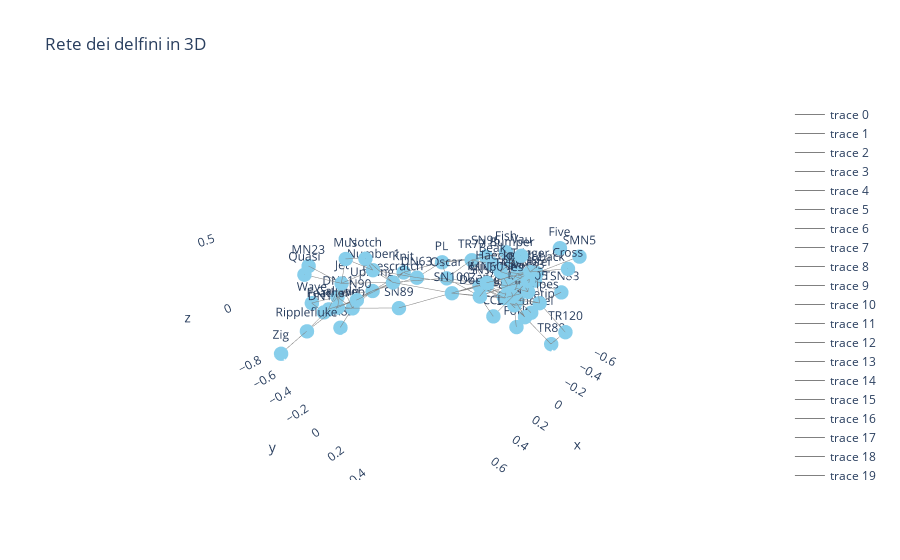

The notebook cell this image was saved under:
### Code cell
# Creare layout 3D per la rete
pos_3d = nx.spring_layout(G, dim=3)

# Traccia degli archi
edge_trace = []
for edge in G.edges():
    x0, y0, z0 = pos_3d[edge[0]]
    x1, y1, z1 = pos_3d[edge[1]]
    edge_trace.append(go.Scatter3d(
        x=[x0, x1, None],
        y=[y0, y1, None],
        z=[z0, z1, None],
        mode='lines',
        line=dict(color='gray', width=1)
    ))

# Traccia dei nodi
node_trace = go.Scatter3d(
    x=[pos_3d[node][0] for node in G.nodes()],
    y=[pos_3d[node][1] for node in G.nodes()],
    z=[pos_3d[node][2] for node in G.nodes()],
    mode='markers+text',
    text=[node for node in G.nodes()],  # Usare l'ID del nodo come etichetta
    marker=dict(size=5, color='skyblue')
)

fig = go.Figure(data=edge_trace + [node_trace])
fig.update_layout(title="Rete dei delfini in 3D",
                  scene=dict(xaxis=dict(showbackground=False),
                             yaxis=dict(showbackground=False),
                             zaxis=dict(showbackground=False)))
fig.show()

### Figure 1 — Plotly figure (JSON) as saved in the notebook; plotly's stock layout.template omitted (floating-point values rounded to 4 significant figures)
{"data": [{"line": {"color": "gray", "width": 1}, "mode": "lines", "type": "scatter3d", "x": [-0.2406, -0.3909, null], "y": [0.1235, 0.1179, null], "z": [0.1537, 0.1823, null]}, {"line": {"color": "gray", "width": 1}, "mode": "lines", "type": "scatter3d", "x": [-0.2406, -0.246, null], "y": [0.1235, 0.3106, null], "z": [0.1537, -0.02528, null]}, {"line": {"color": "gray", "width": 1}, "mode": "lines", "type": "scatter3d", "x": [-0.2406, -0.1048, null], "y": [0.1235, 0.2841, null], "z": [0.1537, 0.2292, null]}, {"line": {"color": "gray", "width": 1}, "mode": "lines", "type": "scatter3d", "x": [-0.2406, -0.1198, null], "y": [0.1235, 0.1166, null], "z": [0.1537, 0.02979, null]}, {"line": {"color": "gray", "width": 1}, "mode": "lines", "type": "scatter3d", "x": [-0.2406, -0.318, null], "y": [0.1235, 0.0001719, null], "z": [0.1537, 0.1287, null]}, {"line": {"color": "gray", "width": 1}, "mode": "lines", "type": "scatter3d", "x": [-0.2406, -0.2159, null], "y": [0.1235, -0.04257, null], "z": [0.1537, 0.1241, null]}, {"line": {"color": "gray", "width": 1}, "mode": "lines", "type": "scatter3d", "x": [0.2709, 0.5137, null], "y": [-0.3298, -0.592, null], "z": [0.03131, 0.01388, null]}, {"line": {"color": "gray", "width": 1}, "mode": "lines", "type": "scatter3d", "x": [0.2709, 0.1318, null], "y": [-0.3298, -0.3732, null], "z": [0.03131, 0.02953, null]}, {"line": {"color": "gray", "width": 1}, "mode": "lines", "type": "scatter3d", "x": [0.2709, 0.3706, null], "y": [-0.3298, -0.4857, null], "z": [0.03131, 0.1975, null]}, {"line": {"color": "gray", "width": 1}, "mode": "lines", "type": "scatter3d", "x": [0.2709, 0.3341, null], "y": [-0.3298, -0.4615, null], "z": [0.03131, 0.1004, null]}, {"line": {"color": "gray", "width": 1}, "mode": "lines", "type": "scatter3d", "x": [0.2709, -0.01068, null], "y": [-0.3298, -0.08802, null], "z": [0.03131, 0.04708, null]}, {"line": {"color": "gray", "width": 1}, "mode": "lines", "type": "scatter3d", "x": [0.2709, 0.06142, null], "y": [-0.3298, 0.02832, null], "z": [0.03131, 0.01578, null]}, {"line": {"color": "gray", "width": 1}, "mode": "lines", "type": "scatter3d", "x": [0.2709, 0.4766, null], "y": [-0.3298, -0.4848, null], "z": [0.03131, -0.09331, null]}, {"line": {"color": "gray", "width": 1}, "mode": "lines", "type": "scatter3d", "x": [0.2709, 0.3492, null], "y": [-0.3298, -0.4648, null], "z": [0.03131, -0.06901, null]}, {"line": {"color": "gray", "width": 1}, "mode": "lines", "type": "scatter3d", "x": [-0.5168, -0.3909, null], "y": [0.09729, 0.1179, null], "z": [0.04739, 0.1823, null]}, {"line": {"color": "gray", "width": 1}, "mode": "lines", "type": "scatter3d", "x": [-0.5168, -0.318, null], "y": [0.09729, 0.0001719, null], "z": [0.04739, 0.1287, null]}, {"line": {"color": "gray", "width": 1}, "mode": "lines", "type": "scatter3d", "x": [-0.5168, -0.4277, null], "y": [0.09729, 0.1654, null], "z": [0.04739, -0.1298, null]}, {"line": {"color": "gray", "width": 1}, "mode": "lines", "type": "scatter3d", "x": [-0.5168, -0.5361, null], "y": [0.09729, 0.2918, null], "z": [0.04739, -0.0417, null]}, {"line": {"color": "gray", "width": 1}, "mode": "lines", "type": "scatter3d", "x": [0.0005855, -0.0426, null], "y": [0.3385, 0.1835, null], "z": [-0.04178, 0.01764, null]}, {"line": {"color": "gray", "width": 1}, "mode": "lines", "type": "scatter3d", "x": [0.0005855, -0.246, null], "y": [0.3385, 0.3106, null], "z": [-0.04178, -0.02528, null]}, {"line": {"color": "gray", "width": 1}, "mode": "lines", "type": "scatter3d", "x": [0.0005855, 0.04028, null], "y": [0.3385, 0.2475, null], "z": [-0.04178, 0.09017, null]}, {"line": {"color": "gray", "width": 1}, "mode": "lines", "type": "scatter3d", "x": [-0.1488, -0.1653, null], "y": [0.7029, 0.4603, null], "z": [0.4194, 0.279, null]}, {"line": {"color": "gray", "width": 1}, "mode": "lines", "type": "scatter3d", "x": [0.6243, 0.6329, null], "y": [-0.7017, -0.6124, null], "z": [-0.2397, -0.1585, null]}, {"line": {"color": "gray", "width": 1}, "mode": "lines", "type": "scatter3d", "x": [0.6243, 0.5764, null], "y": [-0.7017, -0.5822, null], "z": [-0.2397, -0.1568, null]}, {"line": {"color": "gray", "width": 1}, "mode": "lines", "type": "scatter3d", "x": [0.6243, 0.6295, null], "y": [-0.7017, -0.847, null], "z": [-0.2397, -0.2304, null]}, {"line": {"color": "gray", "width": 1}, "mode": "lines", "type": "scatter3d", "x": [0.6243, 0.4882, null], "y": [-0.7017, -0.5324, null], "z": [-0.2397, -0.1844, null]}, {"line": {"color": "gray", "width": 1}, "mode": "lines", "type": "scatter3d", "x": [0.5183, 0.6329, null], "y": [-0.6628, -0.6124, null], "z": [-0.136, -0.1585, null]}, {"line": {"color": "gray", "width": 1}, "mode": "lines", "type": "scatter3d", "x": [0.5183, 0.5764, null], "y": [-0.6628, -0.5822, null], "z": [-0.136, -0.1568, null]}, {"line": {"color": "gray", "width": 1}, "mode": "lines", "type": "scatter3d", "x": [0.5183, 0.5137, null], "y": [-0.6628, -0.592, null], "z": [-0.136, 0.01388, null]}, {"line": {"color": "gray", "width": 1}, "mode": "lines", "type": "scatter3d", "x": [0.5183, 0.3492, null], "y": [-0.6628, -0.4648, null], "z": [-0.136, -0.06901, null]}, {"line": {"color": "gray", "width": 1}, "mode": "lines", "type": "scatter3d", "x": [0.5183, 0.6295, null], "y": [-0.6628, -0.847, null], "z": [-0.136, -0.2304, null]}, {"line": {"color": "gray", "width": 1}, "mode": "lines", "type": "scatter3d", "x": [0.5183, 0.4882, null], "y": [-0.6628, -0.5324, null], "z": [-0.136, -0.1844, null]}, {"line": {"color": "gray", "width": 1}, "mode": "lines", "type": "scatter3d", "x": [0.1183, 0.1318, null], "y": [-0.2511, -0.3732, null], "z": [0.0361, 0.02953, null]}, {"line": {"color": "gray", "width": 1}, "mode": "lines", "type": "scatter3d", "x": [0.1183, 0.3341, null], "y": [-0.2511, -0.4615, null], "z": [0.0361, 0.1004, null]}, {"line": {"color": "gray", "width": 1}, "mode": "lines", "type": "scatter3d", "x": [0.1183, -0.0855, null], "y": [-0.2511, -0.2046, null], "z": [0.0361, 0.09315, null]}, {"line": {"color": "gray", "width": 1}, "mode": "lines", "type": "scatter3d", "x": [0.1183, -0.1198, null], "y": [-0.2511, 0.1166, null], "z": [0.0361, 0.02979, null]}, {"line": {"color": "gray", "width": 1}, "mode": "lines", "type": "scatter3d", "x": [0.1183, 0.3492, null], "y": [-0.2511, -0.4648, null], "z": [0.0361, -0.06901, null]}, {"line": {"color": "gray", "width": 1}, "mode": "lines", "type": "scatter3d", "x": [-0.0426, -0.1976, null], "y": [0.1835, 0.12, null], "z": [0.01764, -4.708e-05, null]}, {"line": {"color": "gray", "width": 1}, "mode": "lines", "type": "scatter3d", "x": [-0.0426, -0.01068, null], "y": [0.1835, -0.08802, null], "z": [0.01764, 0.04708, null]}, {"line": {"color": "gray", "width": 1}, "mode": "lines", "type": "scatter3d", "x": [-0.0426, -0.2128, null], "y": [0.1835, 0.2668, null], "z": [0.01764, -0.04336, null]}, {"line": {"color": "gray", "width": 1}, "mode": "lines", "type": "scatter3d", "x": [-0.0426, -0.1268, null], "y": [0.1835, 0.3403, null], "z": [0.01764, 0.136, null]}, {"line": {"color": "gray", "width": 1}, "mode": "lines", "type": "scatter3d", "x": [-0.0426, 0.04028, null], "y": [0.1835, 0.2475, null], "z": [0.01764, 0.09017, null]}, {"line": {"color": "gray", "width": 1}, "mode": "lines", "type": "scatter3d", "x": [0.6329, 0.5764, null], "y": [-0.6124, -0.5822, null], "z": [-0.1585, -0.1568, null]}, {"line": {"color": "gray", "width": 1}, "mode": "lines", "type": "scatter3d", "x": [0.6329, 0.5137, null], "y": [-0.6124, -0.592, null], "z": [-0.1585, 0.01388, null]}, {"line": {"color": "gray", "width": 1}, "mode": "lines", "type": "scatter3d", "x": [0.6329, 0.8067, null], "y": [-0.6124, -0.6509, null], "z": [-0.1585, -0.2785, null]}, {"line": {"color": "gray", "width": 1}, "mode": "lines", "type": "scatter3d", "x": [0.6329, 0.4766, null], "y": [-0.6124, -0.4848, null], "z": [-0.1585, -0.09331, null]}, {"line": {"color": "gray", "width": 1}, "mode": "lines", "type": "scatter3d", "x": [0.6329, 0.4882, null], "y": [-0.6124, -0.5324, null], "z": [-0.1585, -0.1844, null]}, {"line": {"color": "gray", "width": 1}, "mode": "lines", "type": "scatter3d", "x": [-0.3909, -0.3388, null], "y": [0.1179, 0.4072, null], "z": [0.1823, 0.1669, null]}, {"line": {"color": "gray", "width": 1}, "mode": "lines", "type": "scatter3d", "x": [-0.3909, -0.318, null], "y": [0.1179, 0.0001719, null], "z": [0.1823, 0.1287, null]}, {"line": {"color": "gray", "width": 1}, "mode": "lines", "type": "scatter3d", "x": [-0.3909, -0.2159, null], "y": [0.1179, -0.04257, null], "z": [0.1823, 0.1241, null]}, {"line": {"color": "gray", "width": 1}, "mode": "lines", "type": "scatter3d", "x": [-0.1702, -0.1653, null], "y": [0.6204, 0.4603, null], "z": [0.5107, 0.279, null]}, {"line": {"color": "gray", "width": 1}, "mode": "lines", "type": "scatter3d", "x": [-0.3836, -0.281, null], "y": [0.2881, 0.3085, null], "z": [-0.3883, -0.1194, null]}, {"line": {"color": "gray", "width": 1}, "mode": "lines", "type": "scatter3d", "x": [0.5764, 0.5137, null], "y": [-0.5822, -0.592, null], "z": [-0.1568, 0.01388, null]}, {"line": {"color": "gray", "width": 1}, "mode": "lines", "type": "scatter3d", "x": [0.5764, 0.8067, null], "y": [-0.5822, -0.6509, null], "z": [-0.1568, -0.2785, null]}, {"line": {"color": "gray", "width": 1}, "mode": "lines", "type": "scatter3d", "x": [0.5764, 0.4766, null], "y": [-0.5822, -0.4848, null], "z": [-0.1568, -0.09331, null]}, {"line": {"color": "gray", "width": 1}, "mode": "lines", "type": "scatter3d", "x": [0.5764, 0.3492, null], "y": [-0.5822, -0.4648, null], "z": [-0.1568, -0.06901, null]}, {"line": {"color": "gray", "width": 1}, "mode": "lines", "type": "scatter3d", "x": [0.5764, 0.4882, null], "y": [-0.5822, -0.5324, null], "z": [-0.1568, -0.1844, null]}, {"line": {"color": "gray", "width": 1}, "mode": "lines", "type": "scatter3d", "x": [-0.246, -0.2852, null], "y": [0.3106, 0.2117, null], "z": [-0.02528, -0.09852, null]}, {"line": {"color": "gray", "width": 1}, "mode": "lines", "type": "scatter3d", "x": [-0.246, -0.2003, null], "y": [0.3106, 0.4334, null], "z": [-0.02528, 0.1837, null]}, {"line": {"color": "gray", "width": 1}, "mode": "lines", "type": "scatter3d", "x": [-0.246, -0.281, null], "y": [0.3106, 0.3085, null], "z": [-0.02528, -0.1194, null]}, {"line": {"color": "gray", "width": 1}, "mode": "lines", "type": "scatter3d", "x": [-0.246, -0.3377, null], "y": [0.3106, 0.3724, null], "z": [-0.02528, -0.2204, null]}, {"line": {"color": "gray", "width": 1}, "mode": "lines", "type": "scatter3d", "x": [-0.246, -0.2128, null], "y": [0.3106, 0.2668, null], "z": [-0.02528, -0.04336, null]}, {"line": {"color": "gray", "width": 1}, "mode": "lines", "type": "scatter3d", "x": [-0.246, -0.3878, null], "y": [0.3106, 0.2628, null], "z": [-0.02528, -0.1535, null]}, {"line": {"color": "gray", "width": 1}, "mode": "lines", "type": "scatter3d", "x": [-0.246, -0.1198, null], "y": [0.3106, 0.1166, null], "z": [-0.02528, 0.02979, null]}, {"line": {"color": "gray", "width": 1}, "mode": "lines", "type": "scatter3d", "x": [-0.246, -0.397, null], "y": [0.3106, 0.4342, null], "z": [-0.02528, -0.09543, null]}, {"line": {"color": "gray", "width": 1}, "mode": "lines", "type": "scatter3d", "x": [-0.246, -0.2497, null], "y": [0.3106, 0.2532, null], "z": [-0.02528, 0.08652, null]}, {"line": {"color": "gray", "width": 1}, "mode": "lines", "type": "scatter3d", "x": [-0.246, -0.3425, null], "y": [0.3106, 0.2748, null], "z": [-0.02528, 0.02455, null]}, {"line": {"color": "gray", "width": 1}, "mode": "lines", "type": "scatter3d", "x": [-0.1048, -0.2148, null], "y": [0.2841, 0.3434, null], "z": [0.2292, 0.1916, null]}, {"line": {"color": "gray", "width": 1}, "mode": "lines", "type": "scatter3d", "x": [-0.1048, -0.2003, null], "y": [0.2841, 0.4334, null], "z": [0.2292, 0.1837, null]}, {"line": {"color": "gray", "width": 1}, "mode": "lines", "type": "scatter3d", "x": [-0.1048, -0.1198, null], "y": [0.2841, 0.1166, null], "z": [0.2292, 0.02979, null]}, {"line": {"color": "gray", "width": 1}, "mode": "lines", "type": "scatter3d", "x": [-0.1048, -0.1268, null], "y": [0.2841, 0.3403, null], "z": [0.2292, 0.136, null]}, {"line": {"color": "gray", "width": 1}, "mode": "lines", "type": "scatter3d", "x": [-0.1048, -0.07198, null], "y": [0.2841, 0.4383, null], "z": [0.2292, 0.4255, null]}, {"line": {"color": "gray", "width": 1}, "mode": "lines", "type": "scatter3d", "x": [-0.1048, 0.04028, null], "y": [0.2841, 0.2475, null], "z": [0.2292, 0.09017, null]}, {"line": {"color": "gray", "width": 1}, "mode": "lines", "type": "scatter3d", "x": [-0.2852, -0.1976, null], "y": [0.2117, 0.12, null], "z": [-0.09852, -4.708e-05, null]}, {"line": {"color": "gray", "width": 1}, "mode": "lines", "type": "scatter3d", "x": [-0.2852, -0.281, null], "y": [0.2117, 0.3085, null], "z": [-0.09852, -0.1194, null]}, {"line": {"color": "gray", "width": 1}, "mode": "lines", "type": "scatter3d", "x": [-0.2852, -0.2128, null], "y": [0.2117, 0.2668, null], "z": [-0.09852, -0.04336, null]}, {"line": {"color": "gray", "width": 1}, "mode": "lines", "type": "scatter3d", "x": [-0.2852, -0.3878, null], "y": [0.2117, 0.2628, null], "z": [-0.09852, -0.1535, null]}, {"line": {"color": "gray", "width": 1}, "mode": "lines", "type": "scatter3d", "x": [-0.2852, -0.2497, null], "y": [0.2117, 0.2532, null], "z": [-0.09852, 0.08652, null]}, {"line": {"color": "gray", "width": 1}, "mode": "lines", "type": "scatter3d", "x": [0.5137, 0.6198, null], "y": [-0.592, -0.8141, null], "z": [0.01388, 0.1043, null]}, {"line": {"color": "gray", "width": 1}, "mode": "lines", "type": "scatter3d", "x": [0.5137, 0.4526, null], "y": [-0.592, -0.5973, null], "z": [0.01388, 0.1832, null]}, {"line": {"color": "gray", "width": 1}, "mode": "lines", "type": "scatter3d", "x": [0.5137, 0.3341, null], "y": [-0.592, -0.4615, null], "z": [0.01388, 0.1004, null]}, {"line": {"color": "gray", "width": 1}, "mode": "lines", "type": "scatter3d", "x": [0.5137, 0.7144, null], "y": [-0.592, -0.7133, null], "z": [0.01388, 0.123, null]}, {"line": {"color": "gray", "width": 1}, "mode": "lines", "type": "scatter3d", "x": [0.5137, 0.4882, null], "y": [-0.592, -0.5324, null], "z": [0.01388, -0.1844, null]}, {"line": {"color": "gray", "width": 1}, "mode": "lines", "type": "scatter3d", "x": [-0.2148, -0.1976, null], "y": [0.3434, 0.12, null], "z": [0.1916, -4.708e-05, null]}, {"line": {"color": "gray", "width": 1}, "mode": "lines", "type": "scatter3d", "x": [-0.2148, -0.2292, null], "y": [0.3434, 0.4287, null], "z": [0.1916, 0.08203, null]}, {"line": {"color": "gray", "width": 1}, "mode": "lines", "type": "scatter3d", "x": [-0.2148, -0.2003, null], "y": [0.3434, 0.4334, null], "z": [0.1916, 0.1837, null]}, {"line": {"color": "gray", "width": 1}, "mode": "lines", "type": "scatter3d", "x": [-0.2148, -0.3388, null], "y": [0.3434, 0.4072, null], "z": [0.1916, 0.1669, null]}, {"line": {"color": "gray", "width": 1}, "mode": "lines", "type": "scatter3d", "x": [-0.2148, -0.1268, null], "y": [0.3434, 0.3403, null], "z": [0.1916, 0.136, null]}, {"line": {"color": "gray", "width": 1}, "mode": "lines", "type": "scatter3d", "x": [-0.2148, -0.1653, null], "y": [0.3434, 0.4603, null], "z": [0.1916, 0.279, null]}, {"line": {"color": "gray", "width": 1}, "mode": "lines", "type": "scatter3d", "x": [0.1318, -0.0855, null], "y": [-0.3732, -0.2046, null], "z": [0.02953, 0.09315, null]}, {"line": {"color": "gray", "width": 1}, "mode": "lines", "type": "scatter3d", "x": [0.1318, 0.3492, null], "y": [-0.3732, -0.4648, null], "z": [0.02953, -0.06901, null]}, {"line": {"color": "gray", "width": 1}, "mode": "lines", "type": "scatter3d", "x": [-0.1976, -0.01068, null], "y": [0.12, -0.08802, null], "z": [-4.708e-05, 0.04708, null]}, {"line": {"color": "gray", "width": 1}, "mode": "lines", "type": "scatter3d", "x": [-0.1976, 0.06142, null], "y": [0.12, 0.02832, null], "z": [-4.708e-05, 0.01578, null]}, {"line": {"color": "gray", "width": 1}, "mode": "lines", "type": "scatter3d", "x": [-0.1976, -0.3878, null], "y": [0.12, 0.2628, null], "z": [-4.708e-05, -0.1535, null]}, {"line": {"color": "gray", "width": 1}, "mode": "lines", "type": "scatter3d", "x": [-0.1976, -0.4277, null], "y": [0.12, 0.1654, null], "z": [-4.708e-05, -0.1298, null]}, {"line": {"color": "gray", "width": 1}, "mode": "lines", "type": "scatter3d", "x": [-0.1976, -0.2159, null], "y": [0.12, -0.04257, null], "z": [-4.708e-05, 0.1241, null]}, {"line": {"color": "gray", "width": 1}, "mode": "lines", "type": "scatter3d", "x": [-0.1976, -0.2497, null], "y": [0.12, 0.2532, null], "z": [-4.708e-05, 0.08652, null]}, {"line": {"color": "gray", "width": 1}, "mode": "lines", "type": "scatter3d", "x": [-0.2292, -0.3388, null], "y": [0.4287, 0.4072, null], "z": [0.08203, 0.1669, null]}, {"line": {"color": "gray", "width": 1}, "mode": "lines", "type": "scatter3d", "x": [-0.2292, -0.281, null], "y": [0.4287, 0.3085, null], "z": [0.08203, -0.1194, null]}, {"line": {"color": "gray", "width": 1}, "mode": "lines", "type": "scatter3d", "x": [-0.2292, -0.2128, null], "y": [0.4287, 0.2668, null], "z": [0.08203, -0.04336, null]}, {"line": {"color": "gray", "width": 1}, "mode": "lines", "type": "scatter3d", "x": [-0.2292, -0.1268, null], "y": [0.4287, 0.3403, null], "z": [0.08203, 0.136, null]}, {"line": {"color": "gray", "width": 1}, "mode": "lines", "type": "scatter3d", "x": [-0.2292, -0.1653, null], "y": [0.4287, 0.4603, null], "z": [0.08203, 0.279, null]}, {"line": {"color": "gray", "width": 1}, "mode": "lines", "type": "scatter3d", "x": [0.02379, 0.06142, null], "y": [0.28, 0.02832, null], "z": [0.2031, 0.01578, null]}, {"line": {"color": "gray", "width": 1}, "mode": "lines", "type": "scatter3d", "x": [0.02379, -0.1268, null], "y": [0.28, 0.3403, null], "z": [0.2031, 0.136, null]}, {"line": {"color": "gray", "width": 1}, "mode": "lines", "type": "scatter3d", "x": [0.02379, -0.1653, null], "y": [0.28, 0.4603, null], "z": [0.2031, 0.279, null]}, {"line": {"color": "gray", "width": 1}, "mode": "lines", "type": "scatter3d", "x": [-0.2003, -0.3388, null], "y": [0.4334, 0.4072, null], "z": [0.1837, 0.1669, null]}, {"line": {"color": "gray", "width": 1}, "mode": "lines", "type": "scatter3d", "x": [-0.2003, -0.1268, null], "y": [0.4334, 0.3403, null], "z": [0.1837, 0.136, null]}, {"line": {"color": "gray", "width": 1}, "mode": "lines", "type": "scatter3d", "x": [-0.2003, -0.1653, null], "y": [0.4334, 0.4603, null], "z": [0.1837, 0.279, null]}, {"line": {"color": "gray", "width": 1}, "mode": "lines", "type": "scatter3d", "x": [0.4526, 0.3706, null], "y": [-0.5973, -0.4857, null], "z": [0.1832, 0.1975, null]}, {"line": {"color": "gray", "width": 1}, "mode": "lines", "type": "scatter3d", "x": [0.4526, 0.3341, null], "y": [-0.5973, -0.4615, null], "z": [0.1832, 0.1004, null]}, {"line": {"color": "gray", "width": 1}, "mode": "lines", "type": "scatter3d", "x": [0.3706, 0.3341, null], "y": [-0.4857, -0.4615, null], "z": [0.1975, 0.1004, null]}, {"line": {"color": "gray", "width": 1}, "mode": "lines", "type": "scatter3d", "x": [-0.01068, -0.0855, null], "y": [-0.08802, -0.2046, null], "z": [0.04708, 0.09315, null]}, {"line": {"color": "gray", "width": 1}, "mode": "lines", "type": "scatter3d", "x": [-0.01068, -0.2159, null], "y": [-0.08802, -0.04257, null], "z": [0.04708, 0.1241, null]}, {"line": {"color": "gray", "width": 1}, "mode": "lines", "type": "scatter3d", "x": [-0.3388, -0.5061, null], "y": [0.4072, 0.5942, null], "z": [0.1669, 0.3013, null]}, {"line": {"color": "gray", "width": 1}, "mode": "lines", "type": "scatter3d", "x": [-0.3388, -0.397, null], "y": [0.4072, 0.4342, null], "z": [0.1669, -0.09543, null]}, {"line": {"color": "gray", "width": 1}, "mode": "lines", "type": "scatter3d", "x": [-0.3388, -0.1268, null], "y": [0.4072, 0.3403, null], "z": [0.1669, 0.136, null]}, {"line": {"color": "gray", "width": 1}, "mode": "lines", "type": "scatter3d", "x": [-0.3388, -0.1653, null], "y": [0.4072, 0.4603, null], "z": [0.1669, 0.279, null]}, {"line": {"color": "gray", "width": 1}, "mode": "lines", "type": "scatter3d", "x": [-0.3388, -0.3425, null], "y": [0.4072, 0.2748, null], "z": [0.1669, 0.02455, null]}, {"line": {"color": "gray", "width": 1}, "mode": "lines", "type": "scatter3d", "x": [-0.0855, -0.318, null], "y": [-0.2046, 0.0001719, null], "z": [0.09315, 0.1287, null]}, {"line": {"color": "gray", "width": 1}, "mode": "lines", "type": "scatter3d", "x": [-0.0855, -0.2159, null], "y": [-0.2046, -0.04257, null], "z": [0.09315, 0.1241, null]}, {"line": {"color": "gray", "width": 1}, "mode": "lines", "type": "scatter3d", "x": [0.8067, 1, null], "y": [-0.6509, -0.7107, null], "z": [-0.2785, -0.403, null]}, {"line": {"color": "gray", "width": 1}, "mode": "lines", "type": "scatter3d", "x": [-0.281, -0.3377, null], "y": [0.3085, 0.3724, null], "z": [-0.1194, -0.2204, null]}, {"line": {"color": "gray", "width": 1}, "mode": "lines", "type": "scatter3d", "x": [-0.281, -0.2128, null], "y": [0.3085, 0.2668, null], "z": [-0.1194, -0.04336, null]}, {"line": {"color": "gray", "width": 1}, "mode": "lines", "type": "scatter3d", "x": [-0.281, -0.3878, null], "y": [0.3085, 0.2628, null], "z": [-0.1194, -0.1535, null]}, {"line": {"color": "gray", "width": 1}, "mode": "lines", "type": "scatter3d", "x": [-0.281, -0.1198, null], "y": [0.3085, 0.1166, null], "z": [-0.1194, 0.02979, null]}, {"line": {"color": "gray", "width": 1}, "mode": "lines", "type": "scatter3d", "x": [-0.281, -0.397, null], "y": [0.3085, 0.4342, null], "z": [-0.1194, -0.09543, null]}, {"line": {"color": "gray", "width": 1}, "mode": "lines", "type": "scatter3d", "x": [-0.281, -0.2497, null], "y": [0.3085, 0.2532, null], "z": [-0.1194, 0.08652, null]}, {"line": {"color": "gray", "width": 1}, "mode": "lines", "type": "scatter3d", "x": [-0.3377, -0.2128, null], "y": [0.3724, 0.2668, null], "z": [-0.2204, -0.04336, null]}, {"line": {"color": "gray", "width": 1}, "mode": "lines", "type": "scatter3d", "x": [-0.3377, -0.4277, null], "y": [0.3724, 0.1654, null], "z": [-0.2204, -0.1298, null]}, {"line": {"color": "gray", "width": 1}, "mode": "lines", "type": "scatter3d", "x": [-0.3377, -0.413, null], "y": [0.3724, 0.5709, null], "z": [-0.2204, -0.3971, null]}, {"line": {"color": "gray", "width": 1}, "mode": "lines", "type": "scatter3d", "x": [0.06142, -0.2128, null], "y": [0.02832, 0.2668, null], "z": [0.01578, -0.04336, null]}, {"line": {"color": "gray", "width": 1}, "mode": "lines", "type": "scatter3d", "x": [0.06142, 0.3071, null], "y": [0.02832, -0.2367, null], "z": [0.01578, -0.1204, null]}, {"line": {"color": "gray", "width": 1}, "mode": "lines", "type": "scatter3d", "x": [0.06142, -0.1198, null], "y": [0.02832, 0.1166, null], "z": [0.01578, 0.02979, null]}, {"line": {"color": "gray", "width": 1}, "mode": "lines", "type": "scatter3d", "x": [0.06142, 0.04028, null], "y": [0.02832, 0.2475, null], "z": [0.01578, 0.09017, null]}, {"line": {"color": "gray", "width": 1}, "mode": "lines", "type": "scatter3d", "x": [-0.2128, -0.1198, null], "y": [0.2668, 0.1166, null], "z": [-0.04336, 0.02979, null]}, {"line": {"color": "gray", "width": 1}, "mode": "lines", "type": "scatter3d", "x": [-0.2128, -0.397, null], "y": [0.2668, 0.4342, null], "z": [-0.04336, -0.09543, null]}, {"line": {"color": "gray", "width": 1}, "mode": "lines", "type": "scatter3d", "x": [-0.2128, -0.1268, null], "y": [0.2668, 0.3403, null], "z": [-0.04336, 0.136, null]}, {"line": {"color": "gray", "width": 1}, "mode": "lines", "type": "scatter3d", "x": [-0.2128, -0.5361, null], "y": [0.2668, 0.2918, null], "z": [-0.04336, -0.0417, null]}, {"line": {"color": "gray", "width": 1}, "mode": "lines", "type": "scatter3d", "x": [-0.3878, -0.397, null], "y": [0.2628, 0.4342, null], "z": [-0.1535, -0.09543, null]}, {"line": {"color": "gray", "width": 1}, "mode": "lines", "type": "scatter3d", "x": [-0.3878, -0.4277, null], "y": [0.2628, 0.1654, null], "z": [-0.1535, -0.1298, null]}, {"line": {"color": "gray", "width": 1}, "mode": "lines", "type": "scatter3d", "x": [-0.3878, -0.3425, null], "y": [0.2628, 0.2748, null], "z": [-0.1535, 0.02455, null]}, {"line": {"color": "gray", "width": 1}, "mode": "lines", "type": "scatter3d", "x": [-0.3878, -0.5824, null], "y": [0.2628, 0.2789, null], "z": [-0.1535, -0.3676, null]}, {"line": {"color": "gray", "width": 1}, "mode": "lines", "type": "scatter3d", "x": [0.3071, 0.4882, null], "y": [-0.2367, -0.5324, null], "z": [-0.1204, -0.1844, null]}, {"line": {"color": "gray", "width": 1}, "mode": "lines", "type": "scatter3d", "x": [-0.1198, -0.3425, null], "y": [0.1166, 0.2748, null], "z": [0.02979, 0.02455, null]}, {"line": {"color": "gray", "width": 1}, "mode": "lines", "type": "scatter3d", "x": [0.4766, 0.3492, null], "y": [-0.4848, -0.4648, null], "z": [-0.09331, -0.06901, null]}, {"line": {"color": "gray", "width": 1}, "mode": "lines", "type": "scatter3d", "x": [0.4766, 0.4882, null], "y": [-0.4848, -0.5324, null], "z": [-0.09331, -0.1844, null]}, {"line": {"color": "gray", "width": 1}, "mode": "lines", "type": "scatter3d", "x": [-0.318, -0.2159, null], "y": [0.0001719, -0.04257, null], "z": [0.1287, 0.1241, null]}, {"line": {"color": "gray", "width": 1}, "mode": "lines", "type": "scatter3d", "x": [-0.318, -0.2497, null], "y": [0.0001719, 0.2532, null], "z": [0.1287, 0.08652, null]}, {"line": {"color": "gray", "width": 1}, "mode": "lines", "type": "scatter3d", "x": [-0.397, -0.4727, null], "y": [0.4342, 0.6284, null], "z": [-0.09543, -0.2863, null]}, {"line": {"color": "gray", "width": 1}, "mode": "lines", "type": "scatter3d", "x": [-0.397, -0.6287, null], "y": [0.4342, 0.4648, null], "z": [-0.09543, -0.1055, null]}, {"line": {"color": "gray", "width": 1}, "mode": "lines", "type": "scatter3d", "x": [-0.1268, -0.2497, null], "y": [0.3403, 0.2532, null], "z": [0.136, 0.08652, null]}, {"line": {"color": "gray", "width": 1}, "mode": "lines", "type": "scatter3d", "x": [-0.1268, -0.1653, null], "y": [0.3403, 0.4603, null], "z": [0.136, 0.279, null]}, {"line": {"color": "gray", "width": 1}, "mode": "lines", "type": "scatter3d", "x": [-0.1268, 0.04028, null], "y": [0.3403, 0.2475, null], "z": [0.136, 0.09017, null]}, {"line": {"color": "gray", "width": 1}, "mode": "lines", "type": "scatter3d", "x": [-0.4727, -0.413, null], "y": [0.6284, 0.5709, null], "z": [-0.2863, -0.3971, null]}, {"line": {"color": "gray", "width": 1}, "mode": "lines", "type": "scatter3d", "x": [0.5377, 0.4882, null], "y": [-0.6501, -0.5324, null], "z": [-0.4045, -0.1844, null]}, {"line": {"color": "gray", "width": 1}, "mode": "lines", "type": "scatter3d", "x": [-0.2497, -0.1653, null], "y": [0.2532, 0.4603, null], "z": [0.08652, 0.279, null]}, {"line": {"color": "gray", "width": 1}, "mode": "lines", "type": "scatter3d", "x": [-0.1653, -0.07198, null], "y": [0.4603, 0.4383, null], "z": [0.279, 0.4255, null]}, {"line": {"color": "gray", "width": 1}, "mode": "lines", "type": "scatter3d", "x": [-0.6287, -0.5361, null], "y": [0.4648, 0.2918, null], "z": [-0.1055, -0.0417, null]}, {"line": {"color": "gray", "width": 1}, "mode": "lines", "type": "scatter3d", "x": [0.3492, 0.4882, null], "y": [-0.4648, -0.5324, null], "z": [-0.06901, -0.1844, null]}, {"marker": {"color": "skyblue", "size": 5}, "mode": "markers+text", "text": ["Beak", "Beescratch", "Bumper", "CCL", "Cross", "DN16", "DN21", "DN63", "Double", "Feather", "Fish", "Five", "Fork", "Gallatin", "Grin", "Haecksel", "Hook", "Jet", "Jonah", "Knit", "Kringel", "MN105", "MN23", "MN60", "MN83", "Mus", "Notch", "Number1", "Oscar", "Patchback", "PL", "Quasi", "Ripplefluke", "Scabs", "Shmuddel", "SMN5", "SN100", "SN4", "SN63", "SN89", "SN9", "SN90", "SN96", "Stripes", "Thumper", "Topless", "TR120", "TR77", "TR82", "TR88", "TR99", "Trigger", "TSN103", "TSN83", "Upbang", "Vau", "Wave", "Web", "Whitetip", "Zap", "Zig", "Zipfel"], "type": "scatter3d", "x": [-0.2406, 0.2709, -0.5168, 0.0005855, -0.1488, 0.6243, 0.5183, 0.1183, -0.0426, 0.6329, -0.3909, -0.1702, -0.3836, 0.5764, -0.246, -0.1048, -0.2852, 0.5137, -0.2148, 0.1318, -0.1976, -0.2292, 0.6198, 0.02379, -0.2003, 0.4526, 0.3706, 0.3341, -0.01068, -0.3388, -0.0855, 0.7144, 0.8067, -0.281, -0.3377, -0.5061, 0.06142, -0.2128, -0.3878, 0.3071, -0.1198, 0.4766, -0.318, -0.397, -0.4277, -0.1268, -0.4727, -0.2159, 0.5377, -0.413, -0.2497, -0.1653, -0.3425, -0.6287, 0.3492, -0.07198, 0.6295, 0.4882, -0.5824, 0.04028, 1, -0.5361], "y": [0.1235, -0.3298, 0.09729, 0.3385, 0.7029, -0.7017, -0.6628, -0.2511, 0.1835, -0.6124, 0.1179, 0.6204, 0.2881, -0.5822, 0.3106, 0.2841, 0.2117, -0.592, 0.3434, -0.3732, 0.12, 0.4287, -0.8141, 0.28, 0.4334, -0.5973, -0.4857, -0.4615, -0.08802, 0.4072, -0.2046, -0.7133, -0.6509, 0.3085, 0.3724, 0.5942, 0.02832, 0.2668, 0.2628, -0.2367, 0.1166, -0.4848, 0.0001719, 0.4342, 0.1654, 0.3403, 0.6284, -0.04257, -0.6501, 0.5709, 0.2532, 0.4603, 0.2748, 0.4648, -0.4648, 0.4383, -0.847, -0.5324, 0.2789, 0.2475, -0.7107, 0.2918], "z": [0.1537, 0.03131, 0.04739, -0.04178, 0.4194, -0.2397, -0.136, 0.0361, 0.01764, -0.1585, 0.1823, 0.5107, -0.3883, -0.1568, -0.02528, 0.2292, -0.09852, 0.01388, 0.1916, 0.02953, -4.708e-05, 0.08203, 0.1043, 0.2031, 0.1837, 0.1832, 0.1975, 0.1004, 0.04708, 0.1669, 0.09315, 0.123, -0.2785, -0.1194, -0.2204, 0.3013, 0.01578, -0.04336, -0.1535, -0.1204, 0.02979, -0.09331, 0.1287, -0.09543, -0.1298, 0.136, -0.2863, 0.1241, -0.4045, -0.3971, 0.08652, 0.279, 0.02455, -0.1055, -0.06901, 0.4255, -0.2304, -0.1844, -0.3676, 0.09017, -0.403, -0.0417]}], "layout": {"scene": {"xaxis": {"showbackground": false}, "yaxis": {"showbackground": false}, "zaxis": {"showbackground": false}}, "title": {"text": "Rete dei delfini in 3D"}}}
